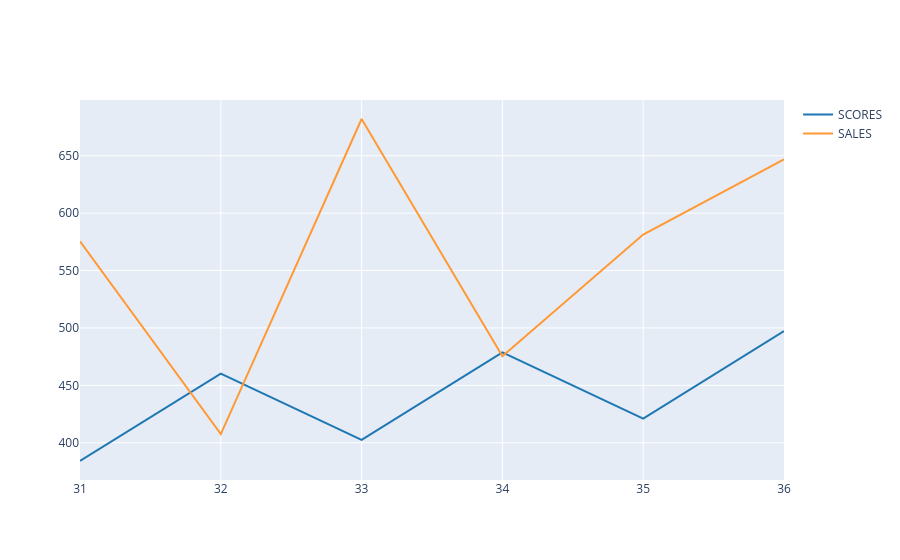

Here is the notebook cell this chart was saved with:
### Markdown cell above
##### Plot the predictions using the tool `forecast_line_plot`

### Code cell
chatbot.run("Generate the line plot on the predictions and compared with the actual table SHAMPOO_SALES_ACTUAL")

### Figure 1 — Plotly figure (JSON) as saved in the notebook; plotly's stock layout.template omitted (floating-point values rounded to 4 significant figures)
{"data": [{"line": {"color": "rgb(31, 119, 180)"}, "mode": "lines", "name": "SCORES", "type": "scatter", "x": [31, 32, 33, 34, 35, 36], "y": [384.1, 460.3, 402.6, 478.7, 421.1, 497.2]}, {"line": {"color": "rgb(255, 153, 51)"}, "mode": "lines", "name": "SALES", "type": "scatter", "x": [31, 32, 33, 34, 35, 36], "y": [575.5, 407.6, 682.0, 475.3, 581.3, 646.9]}], "layout": {"hovermode": "x", "xaxis": {"nticks": 10}}}
